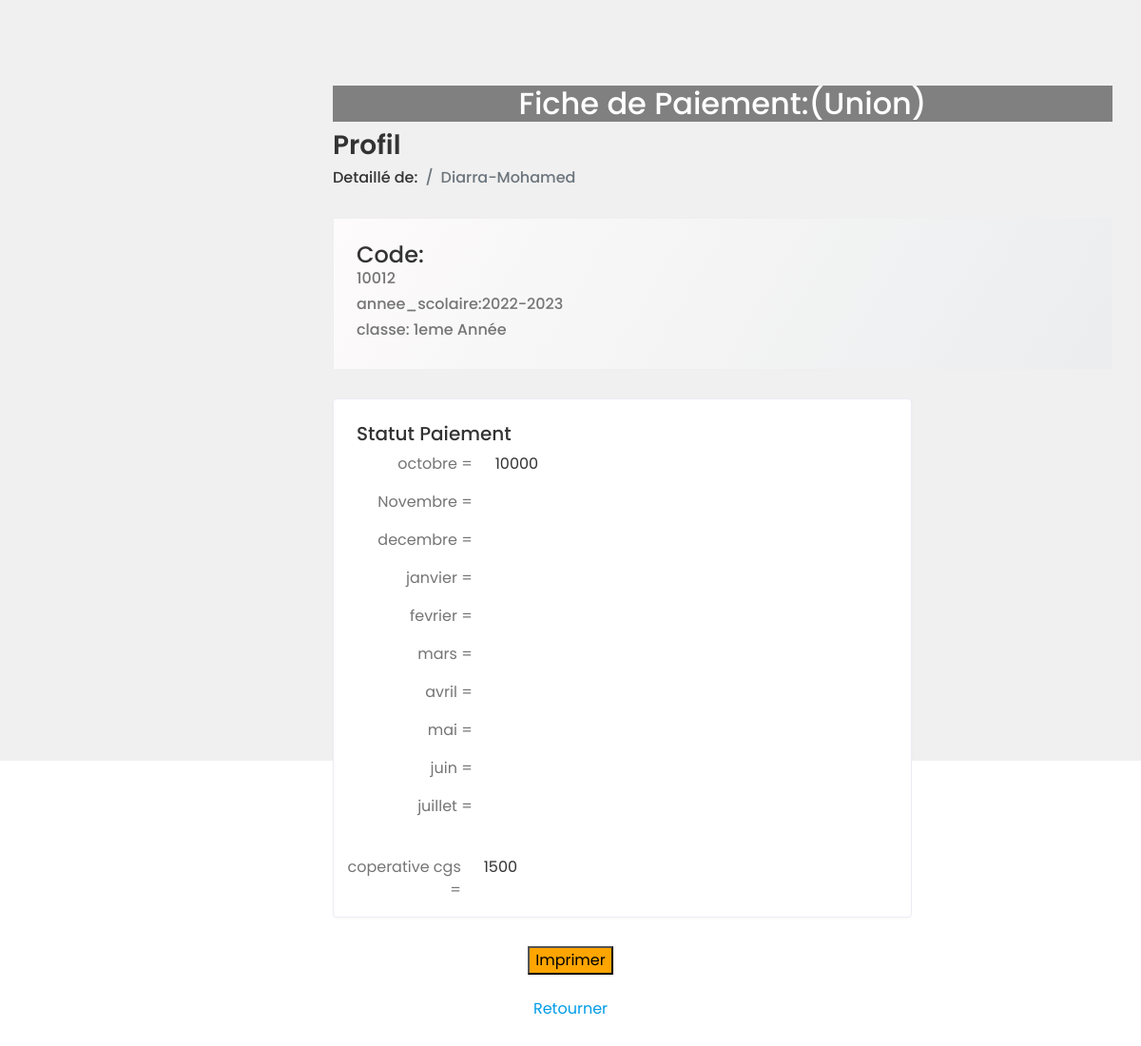
The app's page /pages/detailPaiement.php?id_paiement=12 (signed in) with its own data.
### tables this page shows
CREATE TABLE `paiement` (
  `id_paiement` int(11) NOT NULL,
  `octobre` varchar(45) DEFAULT '0',
  `novembre` varchar(45) DEFAULT '0',
  `decembre` varchar(45) DEFAULT '0',
  `janvier` varchar(45) DEFAULT '0',
  `fevrier` varchar(45) DEFAULT '0',
  `mars` varchar(45) DEFAULT '0',
  `avril` varchar(45) DEFAULT '0',
  `mai` varchar(45) DEFAULT '0',
  `juin` varchar(45) DEFAULT '0',
  `juillet` varchar(45) DEFAULT '0',
  `coperative_cgs` int(11) DEFAULT 0,
  `id_inscription` int(11) NOT NULL,
  `id_eleve` int(10) UNSIGNED NOT NULL,
  `date_enregister` datetime NOT NULL DEFAULT current_timestamp(),
  `id_user` int(11) NOT NULL
);

CREATE TABLE `eleve` (
  `id_eleve` int(10) UNSIGNED NOT NULL,
  `nom` varchar(45) DEFAULT NULL,
  `prenom` varchar(45) DEFAULT NULL,
  `telephone` varchar(45) DEFAULT NULL,
  `adresse` varchar(100) NOT NULL,
  `np_mere` varchar(45) DEFAULT NULL,
  `np_pere` varchar(45) DEFAULT NULL,
  `tel_parent` varchar(45) NOT NULL,
  `lieuxtravailPere` varchar(45) DEFAULT NULL,
  `lieuxtravailMere` varchar(45) DEFAULT NULL,
  `date_nais` date NOT NULL,
  `sex` varchar(45) DEFAULT NULL,
  `date_enregister` datetime NOT NULL DEFAULT current_timestamp(),
  `id_user` int(11) NOT NULL
);

CREATE TABLE `annee_scolaire` (
  `id_annee_scolaire` int(11) NOT NULL,
  `nom_annee` varchar(45) DEFAULT NULL,
  `description` varchar(45) DEFAULT NULL
);

CREATE TABLE `classe` (
  `id_classe` int(11) NOT NULL,
  `nomClasse` varchar(50) NOT NULL,
  `description` varchar(255) NOT NULL,
  `nbre_par_classe` int(11) NOT NULL,
  `montant_annuelle` int(11) NOT NULL
);

### pages/detailPaiement.php (the view, shortened to what this page needs)
<?php
require '../includes/head.php';
require_once("../codePHP/connexion.php");
$id_paiement = $_GET['id_paiement'];
$liste = $pdo->prepare("
SELECT
id_paiement,
octobre,
novembre,
decembre,
janvier,
fevrier,
mars,
avril,
mai,
juin,
juillet,
coperative_cgs,
inscription.id_inscription,
inscription.frais_inscription,
eleve.id_eleve,
eleve.nom,
eleve.prenom,
classe.id_classe,
classe.nomClasse,
annee_scolaire.id_annee_scolaire,
annee_scolaire.nom_annee
FROM paiement
INNER JOIN inscription ON inscription.id_inscription = paiement.id_inscription
INNER JOIN eleve ON eleve.id_eleve = paiement.id_eleve
INNER JOIN classe ON classe.id_classe = inscription.id_classe
INNER JOIN annee_scolaire ON annee_scolaire.id_annee_scolaire = inscription.id_annee_scolaire
WHERE paiement.id_paiement = ?
   ");
$liste->execute(array($id_paiement));
?>
<?php foreach($liste as $resultat){ ?>
<div class="header-left">
<div class="page-wrapper">
<div class="content container-fluid">
<div class="page-header">
<div class="row">
<div class="col">
<h2 style="background-color: gray; color:white;"><center>Fiche de Paiement:(Union) </center></h2>
<h3 class="page-title">Profil</h3>
<ul class="breadcrumb">
<li class="breadcrumb-item"><a href="index.html">Detaillé de:</a></li>
<li class="breadcrumb-item active"><?php echo $resultat['nom']; ?>-<?php echo $resultat['prenom']; ?></li>
</ul>
</div>
</div>
</div>
<div class="row">
<div class="col-md-12">
<div class="profile-header">
<div class="row align-items-center">
<div class="col ms-md-n2 profile-user-info">
<h4 class="user-name mb-0">Code:</h4>
<h6 class="text-muted"><?php echo $resultat['id_eleve']; ?></h6>
<h6 class="text-muted">annee_scolaire:<?php echo $resultat['nom_annee']; ?></h6>
<h6 class="text-muted">classe: <?php echo $resultat['nomClasse']; ?></h6>
</div>
</div>
</div>
<div class="tab-content profile-tab-cont">
<div class="tab-pane fade show active" id="per_details_tab">
<div class="row">
<div class="col-lg-9">
<div class="card">
<div class="card-body">
<h5 class="card-title d-flex justify-content-between">
<span>Statut Paiement</span>
</h5>
<div class="row">
<p class="col-sm-3 text-muted text-sm-end mb-0 mb-sm-3">octobre = </p>
<p class="col-sm-9">  <?php echo $resultat['octobre']; ?></p>
</div>
<div class="row">
<p class="col-sm-3 text-muted text-sm-end mb-0 mb-sm-3">Novembre = </p>
<p class="col-sm-9"> <?php echo $resultat['novembre']; ?></p>
</div>
<div class="row">
<p class="col-sm-3 text-muted text-sm-end mb-0 mb-sm-3">decembre = </p>
<p class="col-sm-9"><?php echo $resultat['decembre']; ?></p>
</div>
<div class="row">
<p class="col-sm-3 text-muted text-sm-end mb-0 mb-sm-3">janvier = </p>
<p class="col-sm-9"><?php echo $resultat['janvier']; ?></p>
</div>
<div class="row">
<p class="col-sm-3 text-muted text-sm-end mb-0 mb-sm-3">fevrier = </p>
<p class="col-sm-9"><?php echo $resultat['fevrier']; ?></p>
</div>
<div class="row">
<p class="col-sm-3 text-muted text-sm-end mb-0 mb-sm-3">mars = </p>
<p class="col-sm-9"><?php echo $resultat['mars']; ?></p>
</div>
<div class="row">
<p class="col-sm-3 text-muted text-sm-end mb-0 mb-sm-3">avril = </p>
<p class="col-sm-9"><?php echo $resultat['avril']; ?></p>
</div>
<div class="row">
<p class="col-sm-3 text-muted text-sm-end mb-0 mb-sm-3">mai = </p>
<p class="col-sm-9"><?php echo $resultat['mai']; ?></p>
</div>
<div class="row">
<p class="col-sm-3 text-muted text-sm-end mb-0 mb-sm-3">juin = </p>
<p class="col-sm-9"><?php echo $resultat['juin']; ?></p>
</div>
<div class="row">
<p class="col-sm-3 text-muted text-sm-end mb-0 mb-sm-3">juillet = </p>
<p class="col-sm-9"><?php echo $resultat['juillet']; ?></p>
</div>
</div>
<div class="row">
<p class="col-sm-3 text-muted text-sm-end mb-0 mb-sm-3">coperative cgs = </p>
<p class="col-sm-9"><?php echo $resultat['coperative_cgs']; ?></p>
</div>
</div>
</div>
<div class="col-lg-3">
</div>
</div>
</div>
</div>
</div>
</div>
</div>
</div>
</div>
<?php } ?>
<center>
<div class="">
<input type="submit" classe="btn btn-primary" style="background-color:orange;" value="Imprimer" onclick="window.print();">
</div>
<br>
<a href="listePaiement.php">Retourner</a>
</center>
<br>
<br>
<br>
</body>
</html>

### assets/css/style.css (style rules this page uses)
html { height: 100%; }
body { background-color: #fff; color: #333; font-family: 'Poppins', sans-serif; font-size: 1rem; height: 100%; line-height: 1.5; overflow-x: hidden; }
h1, h2, h3, h4, h5, h6 { font-family: 'Poppins', sans-serif; margin-top: 0; }
a { color: #009ce7; text-decoration: none; }
input, button, a { transition: all 0.4s ease; -moz-transition: all 0.4s ease; -o-transition: all 0.4s ease; -ms-transition: all 0.4s ease; -webkit-transition: all 0.4s ease; }
input, input:focus, button, button:focus { outline: none; }
ul, ol { padding: 0px; list-style: none; }
.text-muted { color: #757575 !important; }
.card { border: 1px solid #ececf5; box-shadow: 0 1px 3px 0 rgba(0, 0, 0, 0.03); margin-bottom: 1.875rem; }
.card-body { padding: 1.5rem; }
.tab-content { padding-top: 20px; }
.page-wrapper { margin-left: 320px; padding-top: 60px; position: relative; transition: all 0.4s ease; }
.page-wrapper > .content { padding: 1.875rem 1.875rem 0; }
.page-header { margin-bottom: 1.875rem; }
.page-header .breadcrumb { background-color: transparent; color: #6c757d; font-size: 1rem; font-weight: 500; margin-bottom: 0; padding: 0; }
.page-header .breadcrumb a { color: #333; }
.page-title { font-size: 28px; font-weight: 600; color: #333; margin-bottom: 5px; }
.breadcrumb { display: -ms-flexbox; display: flex; -ms-flex-wrap: wrap; flex-wrap: wrap; padding: 0.75rem 1rem; margin-bottom: 1rem; list-style: none; background-color: #e9ecef; border-radius: 0.25rem; }
.profile-header { background: linear-gradient(120deg, #fdfbfb 0%, #ebedee 100%); border: 1px solid #efefef; padding: 1.5rem; }
.profile-tab-cont { padding-top: 1.875rem; }

### records on screen
paiement: eleve.nom "Diarra", eleve.prenom "Mohamed", eleve.id_eleve "10012", annee_scolaire.nom_annee "2022-2023", classe.nomClasse "1eme Année", octobre "10000", coperative_cgs "1500"
